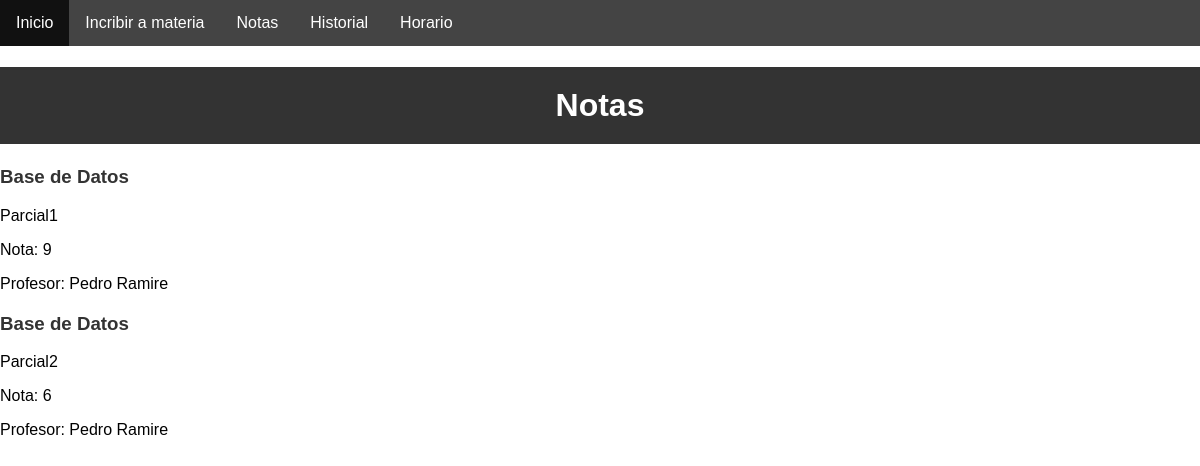
Page /notas/ (signed in) on the committed database.
### UTN/models.py (models this page shows, shortened)
class NotaEvaluacion(models.Model):
    nombre = models.CharField(max_length=255)
    tipoEvaluacion = models.CharField(max_length=255)
    valor = models.IntegerField()
    fecha = models.DateField()
    Inscripcion = models.ForeignKey(Inscripcion, on_delete=models.CASCADE, default='')
    profesor = models.ForeignKey(Profesor, on_delete=models.CASCADE)
    def __str__(self):
        return self.nombre

class Inscripcion(models.Model):
    usuario = models.ForeignKey(Usuario, on_delete=models.CASCADE, default='')
    curso = models.ForeignKey(Curso, on_delete=models.CASCADE)
    carrera = models.ForeignKey(Carrera, on_delete=models.CASCADE)
    condicionFinal = models.ForeignKey(CondicionFinal, on_delete=models.CASCADE)
    fechaInicio = models.DateTimeField()
    fechaFinal = models.DateTimeField(null=True)

class Curso(models.Model):
    nombreCurso = models.CharField(max_length=255)
    turno = models.ForeignKey(Turno, on_delete=models.CASCADE)
    nivel = models.IntegerField()
    materia = models.ForeignKey(Materia, on_delete=models.CASCADE, default='')
    listaHorarios = models.CharField(max_length=255)

class Materia(models.Model):
    nombre = models.CharField(max_length=255)
    siglas = models.CharField(max_length=10)
    carrera = models.ForeignKey(Carrera, on_delete=models.CASCADE)
    materia_correlativa = models.OneToOneField('self', null=True, blank=True, on_delete=models.SET_NULL)
    def __str__(self):
        return self.nombre

class Profesor(models.Model):
    nombre = models.CharField(max_length=255, default='')
    apellido = models.CharField(max_length=255, default='')
    correo = models.EmailField(default='')
    curso = models.ForeignKey(Curso, on_delete=models.CASCADE)
    def __str__(self):
        return self.nombre + ' ' + self.apellido

### UTN/views.py (the view, shortened to what this page needs)
# urls.py: path('notas/', views.notas),
def notas(request):
    if request.method == 'GET':
        notas = NotaEvaluacion.objects.filter(Inscripcion__usuario = request.user)
        return render(request, 'notas.html', {'notas' : notas})

### UTN/templates/notas.html (shortened to what this page needs)
{% extends 'base2.html' %}
{% block content %}
    <link rel="stylesheet" type="text/css" href="../static/css/nota.css">
    <h1>Notas</h1>
    {% for n in notas %}
        <h3>{{n.Inscripcion.curso.materia}}</h3>
        <p>{{ n }}</p>
        <p>Nota: {{ n.valor }}</p>
        <p>Profesor: {{ n.profesor }}</p>
    {% endfor %}
{% endblock %}

### UTN/static/css/home.css (style rules this page uses)
body { font-family: Arial, sans-serif; margin: 0; padding: 0; }
h1 { color: white; }

### UTN/static/css/nota.css (style rules this page uses)
body { font-family: Arial, sans-serif; margin: 0; padding: 0; }
h1, h3 { color: #333; }
h1 { background-color: #333; color: white; text-align: center; padding: 20px; }
h3 { margin-top: 20px; }
p { margin-bottom: 10px; }

### rows in the picture
NotaEvaluacion: Inscripcion.curso.materia "Base de Datos", nombre "Parcial1", valor "9", profesor "Pedro Ramire"
NotaEvaluacion: Inscripcion.curso.materia "Base de Datos", nombre "Parcial2", valor "6", profesor "Pedro Ramire"
